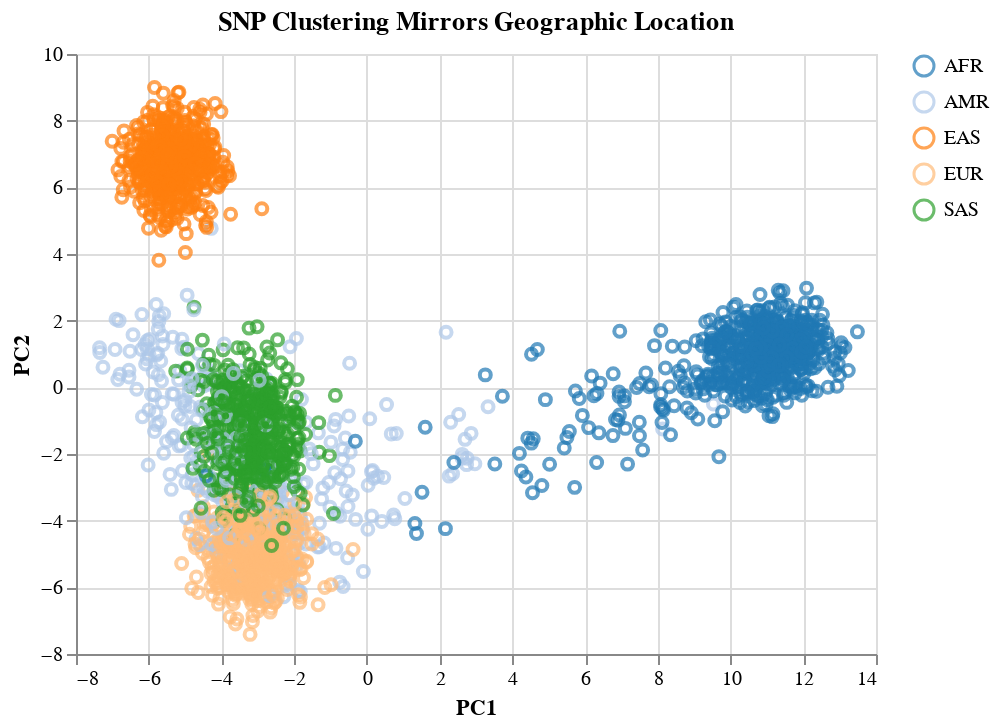

Notebook code cell kept with this figure:
### Code cell
title = alt.TitleParams('SNP Clustering Mirrors Geographic Location', anchor='middle')

alt.Chart(df_plot, title =title).mark_point().encode(
    x='PC1',
    y='PC2',
    color = alt.Color('super_pop', scale =alt.Scale(scheme='category20'),
                      legend=alt.Legend(title=None)
    ))

#

### Figure 1 — Vega-Lite specification as saved in the notebook (floating-point values rounded to 4 significant figures; data arrays with more than 128 entries replaced by an {"elided": "..."} marker saying what was removed)
{"config": {"view": {"continuousWidth": 400, "continuousHeight": 300}}, "data": {"name": "data-8bae1b52a9671ebca74553cd6712903b"}, "mark": "point", "encoding": {"color": {"field": "super_pop", "legend": {"title": null}, "scale": {"scheme": "category20"}, "type": "nominal"}, "x": {"field": "PC1", "type": "quantitative"}, "y": {"field": "PC2", "type": "quantitative"}}, "title": {"text": "SNP Clustering Mirrors Geographic Location", "anchor": "middle"}, "$schema": "https://vega.github.io/schema/vega-lite/v4.17.0.json", "datasets": {"data-8bae1b52a9671ebca74553cd6712903b": {"elided": "2504 records"}}}
